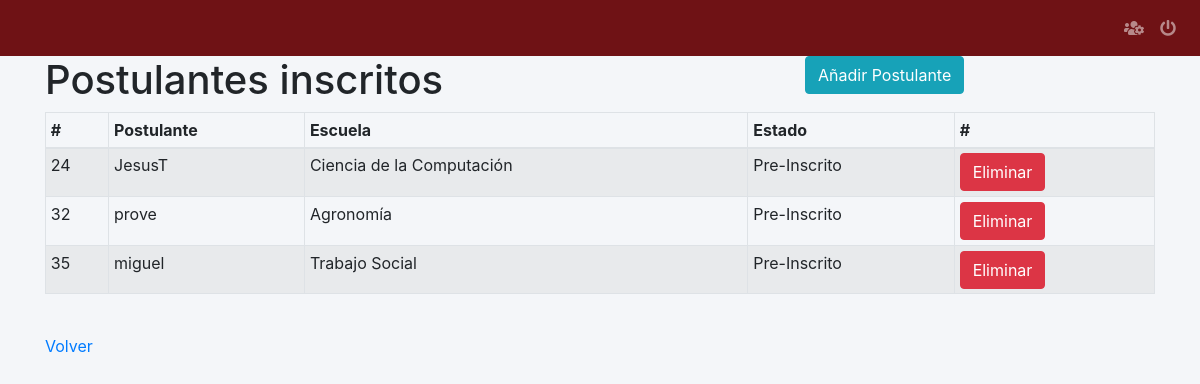
Screenshot of /ExPostList/1/ with the database file from the repository.
### simulador/models.py (models this page shows, shortened)
class Examen_Postulante(models.Model):
    Examen_id = models.ForeignKey(Examen, on_delete=models.CASCADE, blank=False, null=False)
    Postulante_id = models.ForeignKey(Postulante, on_delete=models.CASCADE, blank=False, null=False)
    Solucionario_id = models.ForeignKey(Solucionario, on_delete=models.CASCADE, blank=True, null=True, default=None)
    Nota = models.IntegerField(default=0)
    Escuela_id = models.ForeignKey(Escuela, on_delete=models.CASCADE, blank=False, null=False)
    Esta_inscrito = models.BooleanField(default=False)
    DioExamen = models.BooleanField(default=False)

class Postulante(models.Model):
    usuario = models.OneToOneField(User, on_delete=models.CASCADE)
    bio = models.CharField(max_length=255, blank=True)
    web = models.URLField(blank=True)
    Numero_Examenes = models.IntegerField(default=0)
    Telefono = models.IntegerField(validators=[MaxValueValidator(999999999)], default=954347604)
    DNI = models.IntegerField(validators=[MaxValueValidator(99999999)], default=77777777)

class Escuela(models.Model):
    Nombre = models.CharField(max_length = 100, blank=True)
    Vacantes = models.IntegerField()
    Area_id = models.ForeignKey(Area, on_delete=models.CASCADE, blank=False, null=False)

### simulador/views.py (the view)
# urls.py: path('ExPostList/<int:pk>/', views.Examen_PostulanteList.as_view(), name= 'ExPostlist'),
class Examen_PostulanteList(View):
    template_name = 'simulador/Admin/Examen_postulante_list.html'
    def get(self, request, pk):
        Exa = Examen.objects.get(id=pk)
        object_list = Examen_Postulante.objects.filter(Examen_id=Exa)
        return render(request, self.template_name, {'object_list':object_list, 'pk' : pk})

### simulador/templates/simulador/Admin/Examen_postulante_list.html
{% extends "base_admin.html" %}
{% load static %}
{% block div %}
<div class="row">
  <div class="col-sm-8">
    <h1>Postulantes inscritos</h1>
  </div>
  <div class="col-sm-4">
    <a href="{% url 'ExPostcreate' pk %}" type="submit" class="btn btn-info">Añadir Postulante</a>
  </div>
</div>
<table class="table  table-striped table-bordered table-sm">
  <thead>
    <tr>
      <th>#</th>
      <th>Postulante</th>
      <th>Escuela</th>
      <th>Estado</th>
      <th>#</th>
    </tr>
  </thead>
  <tbody>
  {% for i in object_list %}
  <tr>
    {% if i.Esta_inscrito %}
      {% if i.DioExamen %}
      <td>{{i.id}}</td>
      <td>{{i.Postulante_id.usuario.username}}</td>
      <td>{{i.Escuela_id.Nombre}}</td>
      <td>
        Inscrito
      </td>
      <td>
        <a href="{% url 'ExPostdelete' i.id %}" type="submit" class="btn btn-danger">Eliminar</a>
      </td>
      {% else %}
      <td>{{i.id}}</td>
      <td>{{i.Postulante_id.usuario.username}}</td>
      <td>{{i.Escuela_id.Nombre}}</td>
      <td>
        Dio el Examen
      </td>
      <td>
        <a href="{% url 'ExPostdelete' i.id %}" type="submit" class="btn btn-danger">Eliminar</a>
      </td>
      {% endif %}
    {% else %}
    <td>{{i.id}}</td>
    <td>{{i.Postulante_id.usuario.username}}</td>
    <td>{{i.Escuela_id.Nombre}}</td>
    <td>
      Pre-Inscrito
    </td>
    <td>
      <a href="{% url 'ExPostdelete' i.id %}" type="submit" class="btn btn-danger">Eliminar</a>
    </td>
    {% endif %}
  </tr>
  {% empty %}
  <p>No articles yet.</p>
  {% endfor %}
</tbody>
</table>
  <br>
  <a href="{% url 'Exlist' %}">Volver</a>
{% endblock %}

### rows the page displays
Examen_Postulante: id "24", Postulante_id.usuario.username "JesusT", Escuela_id.Nombre "Ciencia de la Computación"
Examen_Postulante: id "32", Postulante_id.usuario.username "prove", Escuela_id.Nombre "Agronomía"
Examen_Postulante: id "35", Postulante_id.usuario.username "miguel", Escuela_id.Nombre "Trabajo Social"
